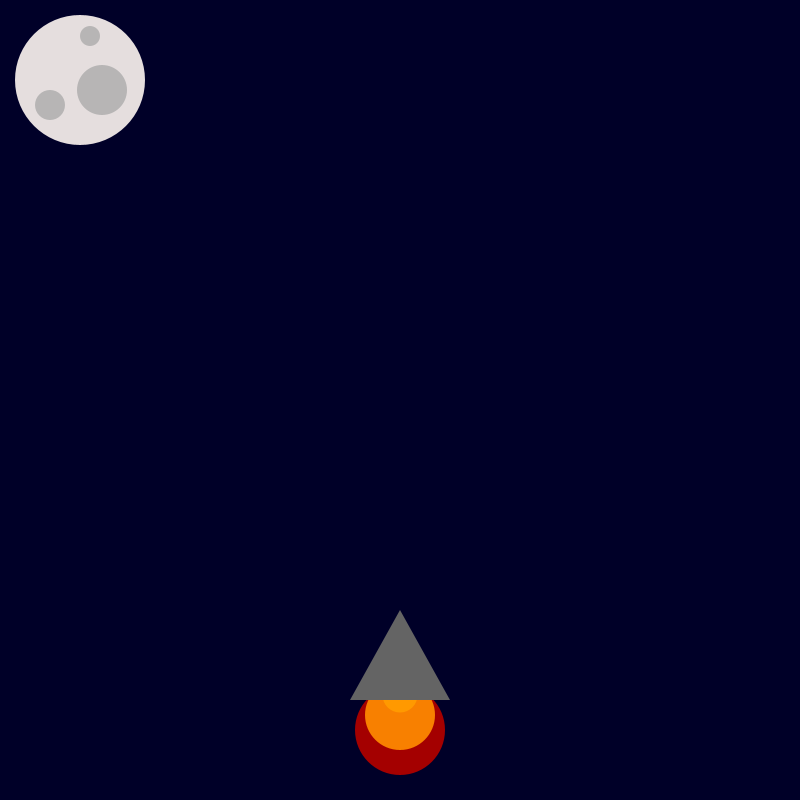
Frame 1 (no input)
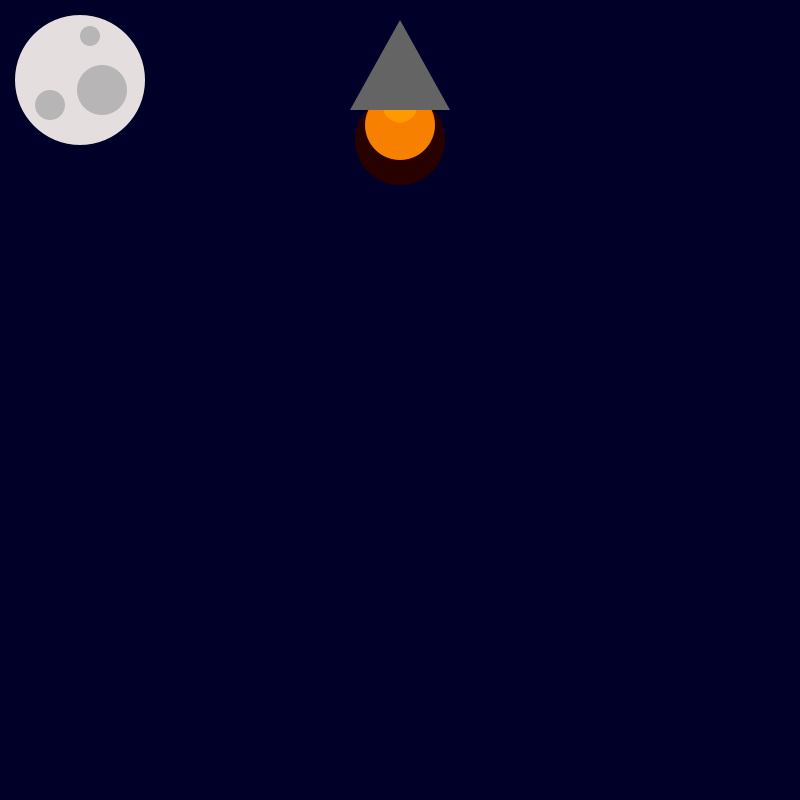
Frame 60 (the mouse pressed at the canvas centre just before this capture)
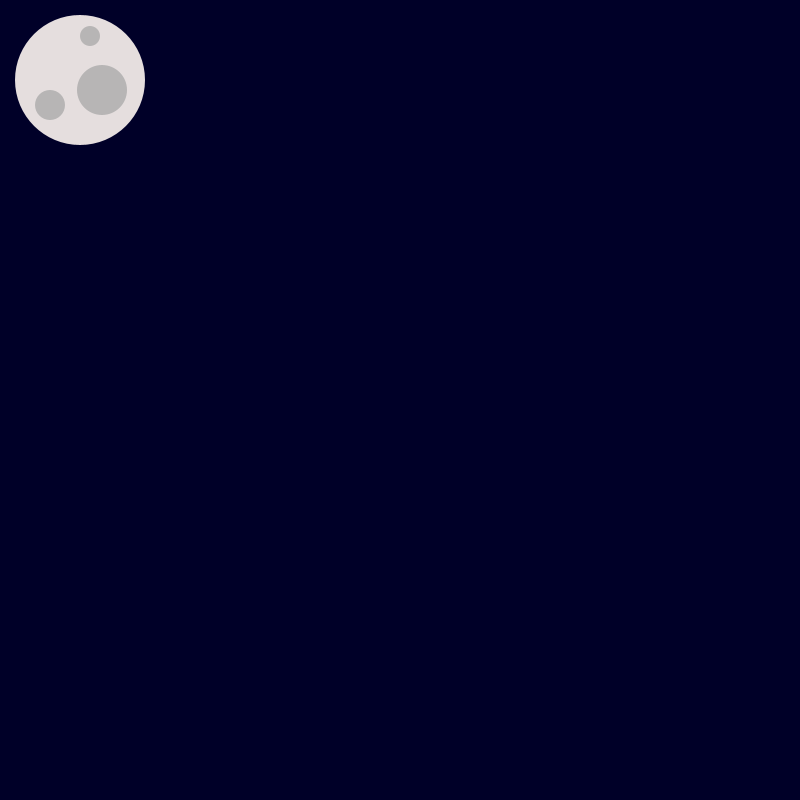
Frame 120 (the mouse held since frame 60 and released just before this capture)

The Processing sketch that drew these frames (run headless with seeded random() and noise(); from frame 60 on, the mouse is pressed at the canvas centre):

// Processing sketch: rocket_ship
// ── rocket_ship.pde
int x = 400; 
int y = 600; 

void setup() {
    size(800, 800);
    
}
 
   
void draw() {
    background(0, 0, 40);
    noStroke();
    fill(#E5DEDE);
    ellipse(80, 80, 130, 130);
    fill(#B7B5B5);
    ellipse(102, 90, 50, 50);
    ellipse(90, 36, 20, 20);
    ellipse(50, 105, 30, 30);
    fill(random(255), 0, 0);
    ellipse(x, y + 130, 90, 90);
    fill(248, 128, 0);
    ellipse(x, y + 115, 70, 70);
    fill(255, 153, 0);
    ellipse(x, y + 95, 35, 35);
    fill(100, 100, 100);
    triangle(x, y + 10, x + 50, y + 100, x - 50, y + 100);
    y += -10;
}
